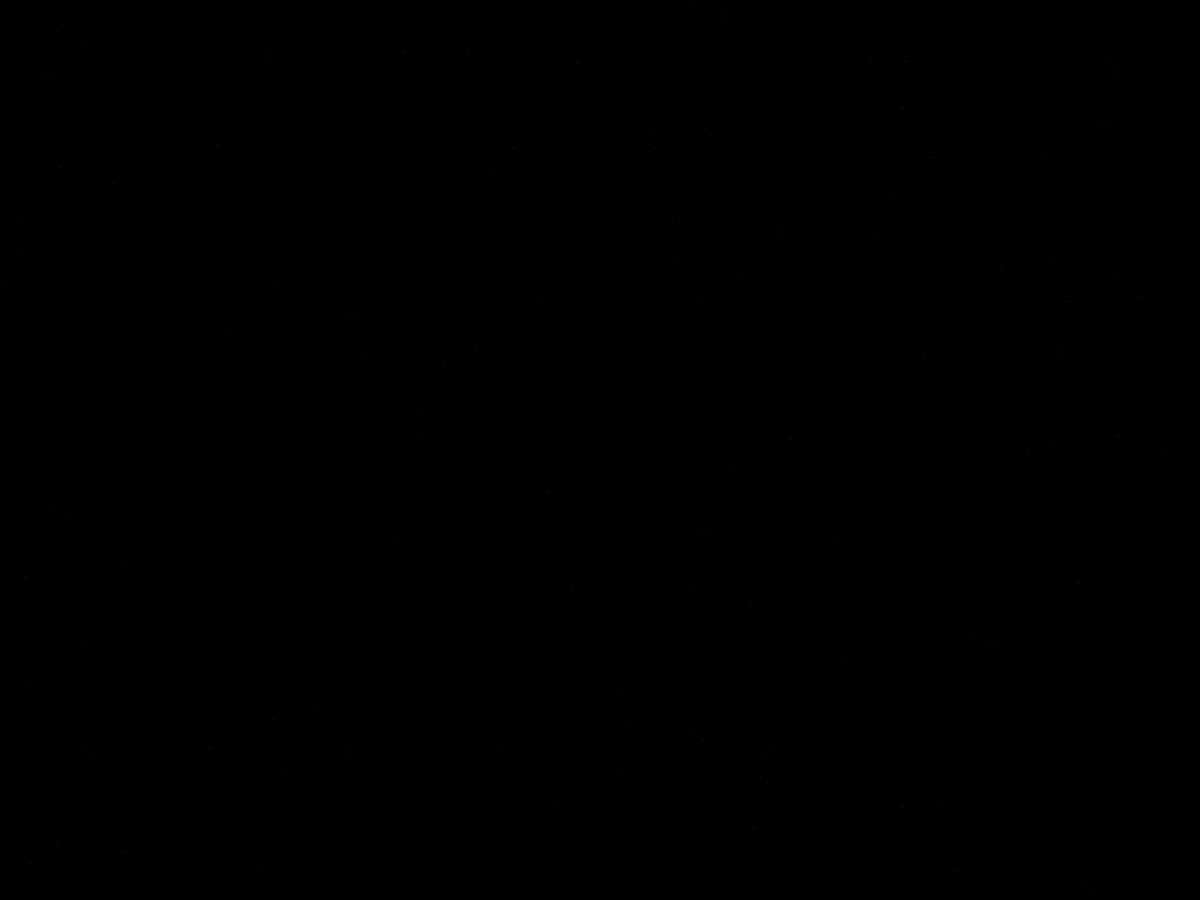
Frame 1 (no input)
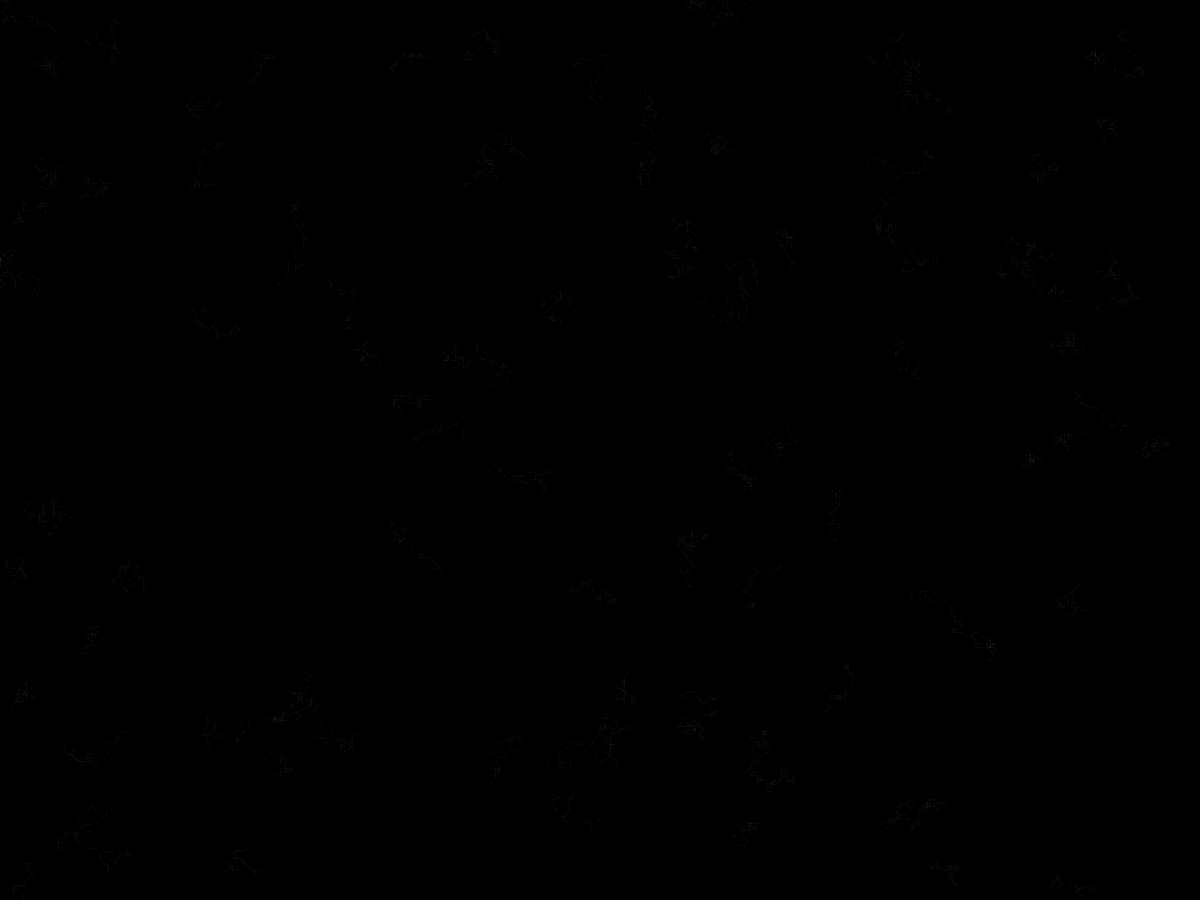
Frame 60 (the mouse pressed at the canvas centre just before this capture)
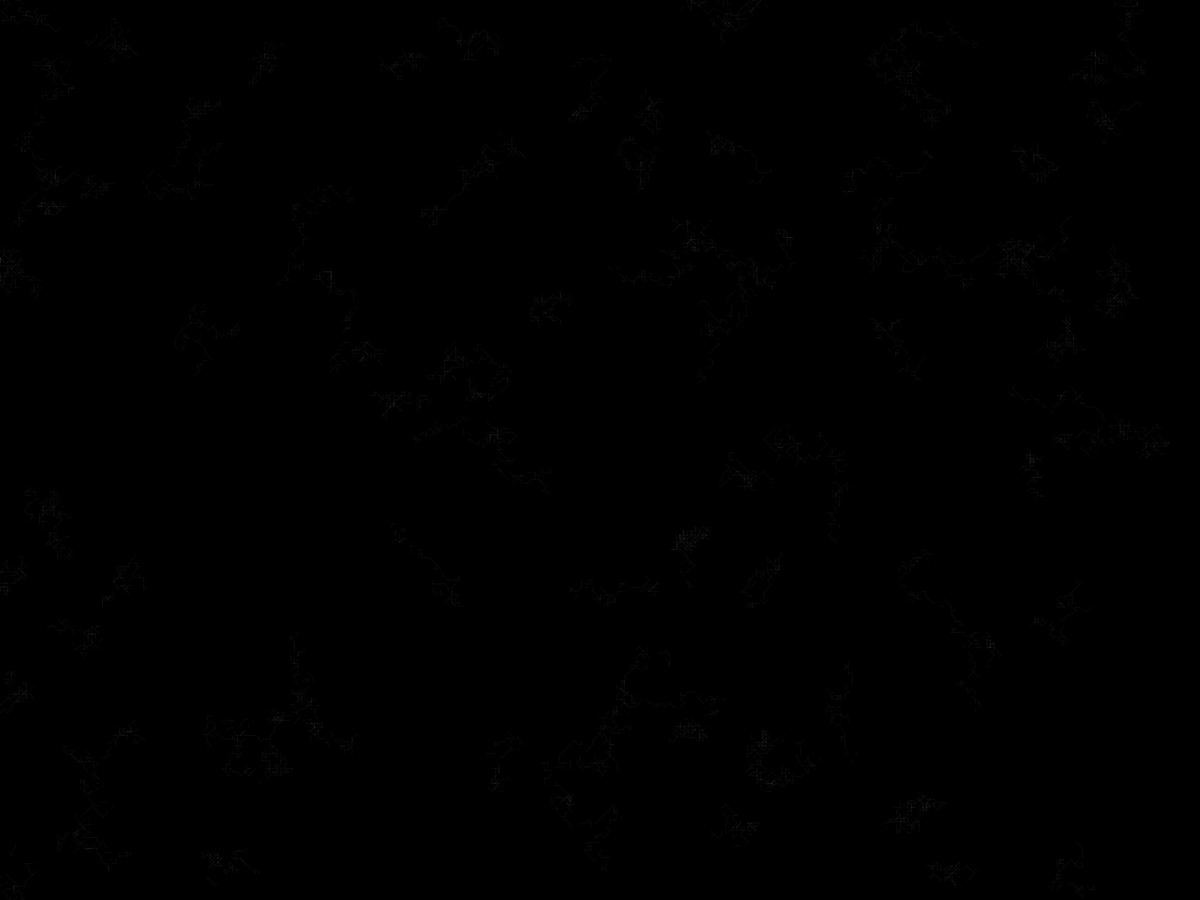
Frame 120 (the mouse held since frame 60 and released just before this capture)

The Processing sketch that drew these frames (run headless with seeded random() and noise(); from frame 60 on, the mouse is pressed at the canvas centre):

// Processing sketch: sketch_200205_futilityLife
// ── sketch_200205_futilityLife.pde
ArrayList<Line> population = new ArrayList();

void setup() {
  fullScreen();
  noCursor();
  smooth();
  background(0);

  int pplMax = 100;

  for (int i=0; i<pplMax; i++) {
    int x = (int)random(width);
    int y = (int)random(height);
    population.add(new Line(x, y));
  }
}

void draw() {

  for (Line line : population) {
    line.grow();
  }
//this records an image every 5 minutes for 2 hours, increase the number of imgMax to increase time (12 = 1 hour case 12 * 5 =  60min
  int imgMax = 24;
  for (int i = 0; i < imgMax; i++) {
    if (frameCount >= 17999.99 * i && frameCount <= 18000.01 * i) 
      save("futility" + i + ".jpg");
  }
  println(frameCount);
}



class Line {
  float x, y;

  Line (float xLine, float yLine) {
    x = xLine;
    y = yLine;
  }  

  float Length = 5;

  int numGenerate() {
    int numOptions = 8; //four potential placements = left, right, top, bottom
    return (int)random(1, numOptions + 1);
  }

  int[] colorOptions = {0, 255};
  int index = int(random(colorOptions.length));

  boolean drawnRight = false;
  boolean drawnLeft = false;
  boolean drawnUp = false;
  boolean drawnDown = false;
  boolean drawnUpRight = false;
  boolean drawnDownRight = false;
  boolean drawnUpLeft = false;
  boolean drawnDownLeft = false;

  float whiteOpacity = 10;

  float blackOpacity = 2*whiteOpacity;

  void grow() {


    int pos=numGenerate();

    switch(pos) {
    case 1 : //draw right
      if (drawnLeft) {
        x += Length;
        stroke(0, blackOpacity);
        line(x, y, x-Length, y);
        drawnLeft = false;
        drawnRight = true;
      } else {
        x += Length; 
        stroke(255, whiteOpacity);
        line(x, y, x-Length, y);
        drawnRight = true;
      }
      break; 
    case 2 : //draw left
      if (drawnRight) {
        x -= Length;
        stroke(0, blackOpacity);
        line (x, y, x-Length, y);
        drawnRight = false;
        drawnLeft = true;
      } else {
        x -= Length;
        stroke(255, whiteOpacity);
        line(x, y, x+Length, y);
        drawnLeft = true;
      }
      break; 
    case 3 : //up
      if (drawnDown) {
        y -= Length;
        stroke(0, blackOpacity);
        line(x, y, x, y+Length);
        drawnDown = false;
        drawnUp = true;
      } else { 
        y -= Length;
        stroke(255, whiteOpacity);
        line(x, y, x, y+Length);
        drawnUp = true;
      }
      break;
    case 4:  //down
      if (drawnUp) {
        y += Length;
        stroke(0, blackOpacity);
        line(x, y, x, y-Length);
        drawnUp = false;
        drawnDown = true;
      } else {
        y += Length;
        stroke(255, whiteOpacity);
        line(x, y, x, y-Length);
        drawnDown = true;
      }
      break;
    case 5:  //down right
      if (drawnUpLeft) {
        x += Length;
        y += Length;
        stroke(0, blackOpacity);
        line(x, y, x-Length, y-Length);
        drawnUpLeft = false;
        drawnDownRight = true;
      } else {
        x += Length;
        y += Length;
        stroke(255, whiteOpacity);
        line(x, y, x-Length, y-Length);
        drawnDownRight = true;
      }
      break;
    case 6:  //up right
      if (drawnDownLeft) {
        x += Length;
        y -= Length;
        stroke(0, blackOpacity);
        line(x, y, x-Length, y+Length);
        drawnDownLeft = false;
        drawnUpRight = true;
      } else {
        x += Length;
        y -= Length;
        stroke(255, whiteOpacity);
        line(x, y, x-Length, y+Length);
        drawnUpRight = true;
      }
      break;
    case 7:  //up left
      if (drawnDownRight) {
        x -= Length;
        y -= Length;
        stroke(0, blackOpacity);
        line(x, y, x+Length, y+Length);
        drawnUpLeft = true;
        drawnDownRight = false;
      } else { 
        x -= Length;
        y -= Length;
        stroke(255, whiteOpacity);
        line(x, y, x+Length, y+Length);
        drawnUpLeft = true;
      }
      break;
    case 8:  //down left
      if (drawnUpRight) {
        x -= Length;
        y +=Length;
        stroke(0, blackOpacity);
        line(x, y, x+Length, y-Length);
        drawnUpRight = false;
        drawnDownLeft = true;
      } else {      
        x -= Length;
        y +=Length;
        stroke(255, whiteOpacity);
        line(x, y, x+Length, y-Length);
        drawnDownLeft = true;
      }

      x = constrain(x, 0, width);
      y = constrain(y, 0, height);
    }
  }
}
